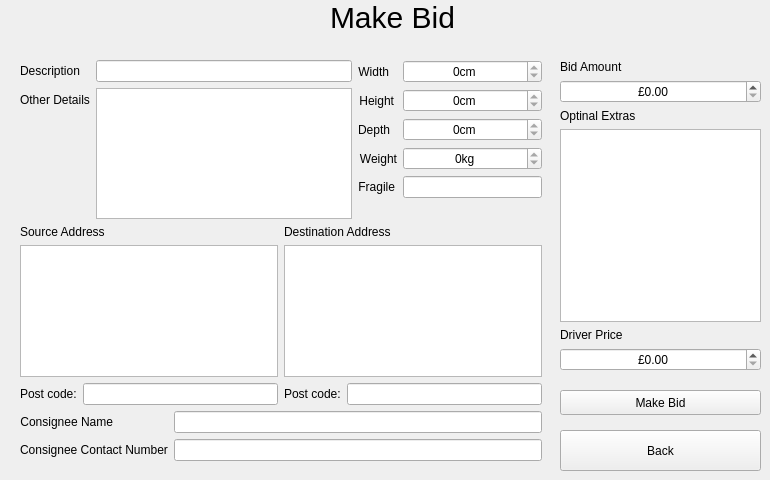
   <widget class="QWidget" name="bidPage">
    <widget class="QPushButton" name="makeBidBtn_Bid">
     <property name="geometry">
      <rect>
       <x>560</x>
       <y>390</y>
       <width>201</width>
       <height>25</height>
      </rect>
     </property>
     <property name="text">
      <string>Make Bid</string>
     </property>
    </widget>
    <widget class="QPushButton" name="backBtn_Bid">
     <property name="geometry">
      <rect>
       <x>560</x>
       <y>430</y>
       <width>201</width>
       <height>41</height>
      </rect>
     </property>
     <property name="text">
      <string>Back</string>
     </property>
    </widget>
    <widget class="QWidget" name="layoutWidget">
     <property name="geometry">
      <rect>
       <x>20</x>
       <y>60</y>
       <width>522</width>
       <height>401</height>
      </rect>
     </property>
     <layout class="QVBoxLayout" name="mainBox_Bid">
      <item>
       <layout class="QHBoxLayout" name="topBox_Bid">
        <item>
         <layout class="QFormLayout" name="descDetailsForm_Bid">
          <item row="0" column="0">
           <widget class="QLabel" name="descLabel_Bid">
            <property name="text">
             <string>Description</string>
            </property>
            <property name="alignment">
             <set>Qt::AlignLeading|Qt::AlignLeft|Qt::AlignVCenter</set>
            </property>
            <property name="buddy">
             <cstring>descEdit_NewOrder</cstring>
            </property>
           </widget>
          </item>
          <item row="0" column="1">
           <widget class="QLineEdit" name="descEdit_Bid">
            <property name="text">
             <string/>
            </property>
            <property name="readOnly">
             <bool>true</bool>
            </property>
           </widget>
          </item>
          <item row="1" column="0">
           <widget class="QLabel" name="otherDetailsLabel_Bid">
            <property name="text">
             <string>Other Details</string>
            </property>
            <property name="buddy">
             <cstring>otherDetailsEdit_NewOrder</cstring>
            </property>
           </widget>
          </item>
          <item row="1" column="1">
           <widget class="QPlainTextEdit" name="otherDetailsEdit_Bid">
            <property name="enabled">
             <bool>true</bool>
            </property>
            <property name="readOnly">
             <bool>true</bool>
            </property>
            <property name="plainText">
             <string/>
            </property>
           </widget>
          </item>
         </layout>
        </item>
        <item>
         <layout class="QFormLayout" name="dimentionsForm_Bid">
          <item row="0" column="0">
           <widget class="QLabel" name="widthLabel_Bid">
            <property name="text">
             <string>Width</string>
            </property>
            <property name="alignment">
             <set>Qt::AlignRight|Qt::AlignTrailing|Qt::AlignVCenter</set>
            </property>
            <property name="buddy">
             <cstring>widthSpinBox_NewOrder</cstring>
            </property>
           </widget>
          </item>
          <item row="0" column="1">
           <widget class="QDoubleSpinBox" name="widthSpinBox_Bid">
            <property name="alignment">
             <set>Qt::AlignCenter</set>
            </property>
            <property name="readOnly">
             <bool>true</bool>
            </property>
            <property name="prefix">
             <string/>
            </property>
            <property name="suffix">
             <string>cm</string>
            </property>
            <property name="decimals">
             <number>0</number>
            </property>
            <property name="maximum">
             <double>9999.000000000000000</double>
            </property>
           </widget>
          </item>
          <item row="1" column="0">
           <widget class="QLabel" name="heightLabel_Bid">
            <property name="text">
             <string>Height</string>
            </property>
            <property name="alignment">
             <set>Qt::AlignRight|Qt::AlignTrailing|Qt::AlignVCenter</set>
            </property>
            <property name="buddy">
             <cstring>heightSpinBox_NewOrder</cstring>
            </property>
           </widget>
          </item>
          <item row="1" column="1">
           <widget class="QDoubleSpinBox" name="heightSpinBox_Bid">
            <property name="alignment">
             <set>Qt::AlignCenter</set>
            </property>
            <property name="readOnly">
             <bool>true</bool>
            </property>
            <property name="prefix">
             <string/>
            </property>
            <property name="suffix">
             <string>cm</string>
            </property>
            <property name="decimals">
             <number>0</number>
            </property>
            <property name="maximum">
             <double>9999.000000000000000</double>
            </property>
           </widget>
          </item>
          <item row="2" column="0">
           <widget class="QLabel" name="depthLabel_Bid">
            <property name="text">
             <string>Depth</string>
            </property>
            <property name="alignment">
             <set>Qt::AlignRight|Qt::AlignTrailing|Qt::AlignVCenter</set>
            </property>
            <property name="buddy">
             <cstring>depthSpinBox_NewOrder</cstring>
            </property>
           </widget>
          </item>
          <item row="2" column="1">
           <widget class="QDoubleSpinBox" name="depthSpinBox_Bid">
            <property name="alignment">
             <set>Qt::AlignCenter</set>
            </property>
            <property name="readOnly">
             <bool>true</bool>
            </property>
            <property name="prefix">
             <string/>
            </property>
            <property name="suffix">
             <string>cm</string>
            </property>
            <property name="decimals">
             <number>0</number>
            </property>
            <property name="maximum">
             <double>9999.000000000000000</double>
            </property>
           </widget>
          </item>
          <item row="3" column="0">
           <widget class="QLabel" name="weightLabel_Bid">
            <property name="text">
             <string>Weight</string>
            </property>
            <property name="alignment">
             <set>Qt::AlignRight|Qt::AlignTrailing|Qt::AlignVCenter</set>
            </property>
            <property name="buddy">
             <cstring>weightSpinBox_NewOrder</cstring>
            </property>
           </widget>
          </item>
          <item row="3" column="1">
           <widget class="QDoubleSpinBox" name="weightSpinBox_Bid">
            <property name="alignment">
             <set>Qt::AlignCenter</set>
            </property>
            <property name="readOnly">
             <bool>true</bool>
            </property>
            <property name="prefix">
             <string/>
            </property>
            <property name="suffix">
             <string>kg</string>
            </property>
            <property name="decimals">
             <number>0</number>
            </property>
            <property name="maximum">
             <double>9999.000000000000000</double>
            </property>
           </widget>
          </item>
          <item row="4" column="0">
           <widget class="QLabel" name="fragileLabel_Bid">
            <property name="text">
             <string>Fragile</string>
            </property>
            <property name="alignment">
             <set>Qt::AlignRight|Qt::AlignTrailing|Qt::AlignVCenter</set>
            </property>
            <property name="buddy">
             <cstring>fragileCheckBox_NewOrder</cstring>
            </property>
           </widget>
          </item>
          <item row="4" column="1">
           <widget class="QLineEdit" name="fragileEdit_Bid">
            <property name="text">
             <string/>
            </property>
            <property name="readOnly">
             <bool>true</bool>
            </property>
           </widget>
          </item>
         </layout>
        </item>
       </layout>
      </item>
      <item>
       <layout class="QGridLayout" name="middleBox_Bid">
        <item row="0" column="0">
         <widget class="QLabel" name="sourceLabel_Bid">
          <property name="text">
           <string>Source Address</string>
          </property>
          <property name="buddy">
           <cstring>sourceEdit_NewOrder</cstring>
          </property>
         </widget>
        </item>
        <item row="1" column="1">
         <widget class="QPlainTextEdit" name="destEdit_Bid">
          <property name="readOnly">
           <bool>true</bool>
          </property>
          <property name="textInteractionFlags">
           <set>Qt::TextSelectableByMouse</set>
          </property>
         </widget>
        </item>
        <item row="2" column="0">
         <layout class="QHBoxLayout" name="leftPostcodeBox_Bid">
          <item>
           <widget class="QLabel" name="sourcePostcodeLabel_Bid">
            <property name="text">
             <string>Post code:</string>
            </property>
            <property name="buddy">
             <cstring>sourcePostcodeEdit_NewOrder</cstring>
            </property>
           </widget>
          </item>
          <item>
           <widget class="QLineEdit" name="sourcePostcodeEdit_Bid">
            <property name="text">
             <string/>
            </property>
            <property name="readOnly">
             <bool>true</bool>
            </property>
           </widget>
          </item>
         </layout>
        </item>
        <item row="2" column="1">
         <layout class="QHBoxLayout" name="rightPostCodeBox_Bid">
          <item>
           <widget class="QLabel" name="destPostcodeLabel_Bid">
            <property name="text">
             <string>Post code:</string>
            </property>
            <property name="buddy">
             <cstring>destPostcodeEdit_NewOrder</cstring>
            </property>
           </widget>
          </item>
          <item>
           <widget class="QLineEdit" name="destPostcodeEdit_Bid">
            <property name="text">
             <string/>
            </property>
            <property name="readOnly">
             <bool>true</bool>
            </property>
           </widget>
          </item>
         </layout>
        </item>
        <item row="1" column="0">
         <widget class="QPlainTextEdit" name="sourceEdit_Bid">
          <property name="readOnly">
           <bool>true</bool>
          </property>
          <property name="textInteractionFlags">
           <set>Qt::TextSelectableByMouse</set>
          </property>
         </widget>
        </item>
        <item row="0" column="1">
         <widget class="QLabel" name="destLabel_Bid">
          <property name="text">
           <string>Destination Address</string>
          </property>
          <property name="buddy">
           <cstring>destEdit_NewOrder</cstring>
          </property>
         </widget>
        </item>
       </layout>
      </item>
      <item>
       <layout class="QFormLayout" name="bottomBox_Bid">
        <item row="0" column="0">
         <widget class="QLabel" name="consigneeNameLabel_Bid">
          <property name="text">
           <string>Consignee Name</string>
          </property>
          <property name="alignment">
           <set>Qt::AlignRight|Qt::AlignTrailing|Qt::AlignVCenter</set>
          </property>
          <property name="buddy">
           <cstring>descEdit_NewOrder</cstring>
          </property>
         </widget>
        </item>
        <item row="0" column="1">
         <widget class="QLineEdit" name="consigneeNameEdit_Bid">
          <property name="text">
           <string/>
          </property>
          <property name="readOnly">
           <bool>true</bool>
          </property>
         </widget>
        </item>
        <item row="1" column="0">
         <widget class="QLabel" name="consigneeNumLabel_Bid">
          <property name="text">
           <string>Consignee Contact Number</string>
          </property>
          <property name="alignment">
           <set>Qt::AlignJustify|Qt::AlignVCenter</set>
          </property>
          <property name="buddy">
           <cstring>descEdit_NewOrder</cstring>
          </property>
         </widget>
        </item>
        <item row="1" column="1">
         <widget class="QLineEdit" name="consigneeNumEdit_Bid">
          <property name="text">
           <string/>
          </property>
          <property name="readOnly">
           <bool>true</bool>
          </property>
         </widget>
        </item>
       </layout>
      </item>
     </layout>
    </widget>
    <widget class="QLabel" name="headerLabel_Bid">
     <property name="geometry">
      <rect>
       <x>330</x>
       <y>0</y>
       <width>125</width>
       <height>34</height>
      </rect>
     </property>
     <property name="styleSheet">
      <string notr="true">font-size:30px;</string>
     </property>
     <property name="text">
      <string>Make Bid</string>
     </property>
     <property name="alignment">
      <set>Qt::AlignLeading|Qt::AlignLeft|Qt::AlignVCenter</set>
     </property>
     <property name="buddy">
      <cstring>descEdit_NewOrder</cstring>
     </property>
    </widget>
    <widget class="QWidget" name="layoutWidget">
     <property name="geometry">
      <rect>
       <x>560</x>
       <y>60</y>
       <width>201</width>
       <height>311</height>
      </rect>
     </property>
     <layout class="QVBoxLayout" name="BidBox_Bid">
      <item>
       <widget class="QLabel" name="bidLabel_Bid">
        <property name="text">
         <string>Bid Amount</string>
        </property>
        <property name="alignment">
         <set>Qt::AlignLeading|Qt::AlignLeft|Qt::AlignVCenter</set>
        </property>
        <property name="buddy">
         <cstring>descEdit_NewOrder</cstring>
        </property>
       </widget>
      </item>
      <item>
       <widget class="QDoubleSpinBox" name="bidAmountSpinBox_Bid">
        <property name="enabled">
         <bool>true</bool>
        </property>
        <property name="alignment">
         <set>Qt::AlignCenter</set>
        </property>
        <property name="readOnly">
         <bool>false</bool>
        </property>
        <property name="prefix">
         <string>£</string>
        </property>
        <property name="suffix">
         <string/>
        </property>
        <property name="decimals">
         <number>2</number>
        </property>
        <property name="maximum">
         <double>9999.000000000000000</double>
        </property>
       </widget>
      </item>
      <item>
       <widget class="QLabel" name="optionalLabel_Bid">
        <property name="text">
         <string>Optinal Extras</string>
        </property>
        <property name="alignment">
         <set>Qt::AlignLeading|Qt::AlignLeft|Qt::AlignVCenter</set>
        </property>
        <property name="buddy">
         <cstring>descEdit_NewOrder</cstring>
        </property>
       </widget>
      </item>
      <item>
       <widget class="QPlainTextEdit" name="optionalExtrasEdit_Bid">
        <property name="enabled">
         <bool>true</bool>
        </property>
        <property name="readOnly">
         <bool>false</bool>
        </property>
        <property name="plainText">
         <string/>
        </property>
       </widget>
      </item>
      <item>
       <widget class="QLabel" name="driverPriceLabel_Bid">
        <property name="text">
         <string>Driver Price</string>
        </property>
        <property name="alignment">
         <set>Qt::AlignLeading|Qt::AlignLeft|Qt::AlignVCenter</set>
        </property>
        <property name="buddy">
         <cstring>descEdit_NewOrder</cstring>
        </property>
       </widget>
      </item>
      <item>
       <widget class="QDoubleSpinBox" name="driverPriceSpinBox_Bid">
        <property name="enabled">
         <bool>true</bool>
        </property>
        <property name="alignment">
         <set>Qt::AlignCenter</set>
        </property>
        <property name="readOnly">
         <bool>false</bool>
        </property>
        <property name="prefix">
         <string>£</string>
        </property>
        <property name="suffix">
         <string/>
        </property>
        <property name="decimals">
         <number>2</number>
        </property>
        <property name="maximum">
         <double>9999.000000000000000</double>
        </property>
       </widget>
      </item>
     </layout>
    </widget>
   </widget>
